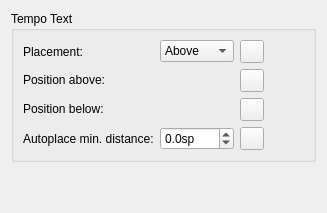
      <widget class="QWidget" name="PageTempoText">
       <layout class="QVBoxLayout" name="verticalLayout_50">
        <item>
         <widget class="QGroupBox" name="groupBox_34">
          <property name="title">
           <string>Tempo Text</string>
          </property>
          <layout class="QGridLayout" name="gridLayout_26">
           <item row="3" column="0">
            <widget class="QLabel" name="label_144">
             <property name="text">
              <string>Autoplace min. distance:</string>
             </property>
            </widget>
           </item>
           <item row="2" column="0">
            <widget class="QLabel" name="label_142">
             <property name="sizePolicy">
              <sizepolicy hsizetype="Fixed" vsizetype="Fixed">
               <horstretch>0</horstretch>
               <verstretch>0</verstretch>
              </sizepolicy>
             </property>
             <property name="text">
              <string>Position below:</string>
             </property>
            </widget>
           </item>
           <item row="0" column="1">
            <widget class="QComboBox" name="tempoTextPlacement">
             <item>
              <property name="text">
               <string notr="true">Above</string>
              </property>
             </item>
             <item>
              <property name="text">
               <string notr="true">Below</string>
              </property>
             </item>
            </widget>
           </item>
           <item row="0" column="2">
            <widget class="QToolButton" name="resetTempoTextPlacement">
             <property name="toolTip">
              <string>Reset to default</string>
             </property>
             <property name="accessibleName">
              <string>Reset 'Placement' value</string>
             </property>
             <property name="text">
              <string notr="true"/>
             </property>
             <property name="icon">
              <iconset resource="musescore.qrc">
               <normaloff>:/data/icons/edit-reset.svg</normaloff>:/data/icons/edit-reset.svg</iconset>
             </property>
            </widget>
           </item>
           <item row="2" column="2">
            <widget class="QToolButton" name="resetTempoTextPosBelow">
             <property name="toolTip">
              <string>Reset to default</string>
             </property>
             <property name="accessibleName">
              <string>Reset 'Position below' value</string>
             </property>
             <property name="text">
              <string notr="true"/>
             </property>
             <property name="icon">
              <iconset resource="musescore.qrc">
               <normaloff>:/data/icons/edit-reset.svg</normaloff>:/data/icons/edit-reset.svg</iconset>
             </property>
            </widget>
           </item>
           <item row="1" column="0">
            <widget class="QLabel" name="label_143">
             <property name="sizePolicy">
              <sizepolicy hsizetype="Fixed" vsizetype="Fixed">
               <horstretch>0</horstretch>
               <verstretch>0</verstretch>
              </sizepolicy>
             </property>
             <property name="text">
              <string>Position above:</string>
             </property>
            </widget>
           </item>
           <item row="1" column="2">
            <widget class="QToolButton" name="resetTempoTextPosAbove">
             <property name="toolTip">
              <string>Reset to default</string>
             </property>
             <property name="accessibleName">
              <string>Reset 'Position above' value</string>
             </property>
             <property name="text">
              <string notr="true"/>
             </property>
             <property name="icon">
              <iconset resource="musescore.qrc">
               <normaloff>:/data/icons/edit-reset.svg</normaloff>:/data/icons/edit-reset.svg</iconset>
             </property>
            </widget>
           </item>
           <item row="0" column="0">
            <widget class="QLabel" name="label_128">
             <property name="text">
              <string>Placement:</string>
             </property>
             <property name="buddy">
              <cstring>textLinePlacement</cstring>
             </property>
            </widget>
           </item>
           <item row="1" column="3">
            <spacer name="horizontalSpacer_34">
             <property name="orientation">
              <enum>Qt::Horizontal</enum>
             </property>
             <property name="sizeHint" stdset="0">
              <size>
               <width>40</width>
               <height>20</height>
              </size>
             </property>
            </spacer>
           </item>
           <item row="3" column="1">
            <widget class="QDoubleSpinBox" name="tempoTextMinDistance">
             <property name="sizePolicy">
              <sizepolicy hsizetype="Preferred" vsizetype="Fixed">
               <horstretch>0</horstretch>
               <verstretch>0</verstretch>
              </sizepolicy>
             </property>
             <property name="suffix">
              <string>sp</string>
             </property>
             <property name="decimals">
              <number>1</number>
             </property>
             <property name="minimum">
              <double>-100.000000000000000</double>
             </property>
             <property name="singleStep">
              <double>0.500000000000000</double>
             </property>
            </widget>
           </item>
           <item row="3" column="2">
            <widget class="QToolButton" name="resetTempoTextMinDistance">
             <property name="toolTip">
              <string>Reset to default</string>
             </property>
             <property name="accessibleName">
              <string>Reset 'Autoplace min. distance' value</string>
             </property>
             <property name="text">
              <string notr="true"/>
             </property>
             <property name="icon">
              <iconset resource="musescore.qrc">
               <normaloff>:/data/icons/edit-reset.svg</normaloff>:/data/icons/edit-reset.svg</iconset>
             </property>
            </widget>
           </item>
           <item row="1" column="1">
            <widget class="Ms::OffsetSelect" name="tempoTextPosAbove" native="true"/>
           </item>
           <item row="2" column="1">
            <widget class="Ms::OffsetSelect" name="tempoTextPosBelow" native="true"/>
           </item>
          </layout>
         </widget>
        </item>
        <item>
         <spacer name="verticalSpacer_26">
          <property name="orientation">
           <enum>Qt::Vertical</enum>
          </property>
          <property name="sizeHint" stdset="0">
           <size>
            <width>20</width>
            <height>40</height>
           </size>
          </property>
         </spacer>
        </item>
       </layout>
      </widget>
